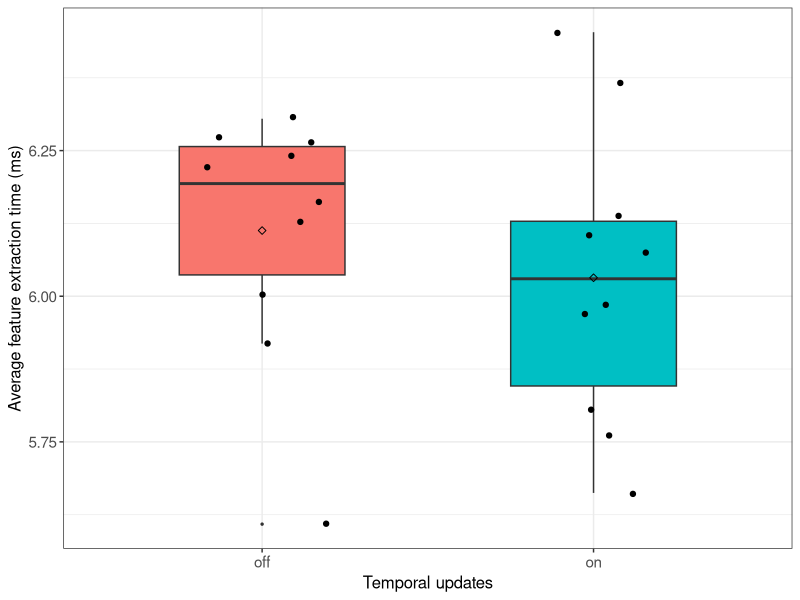
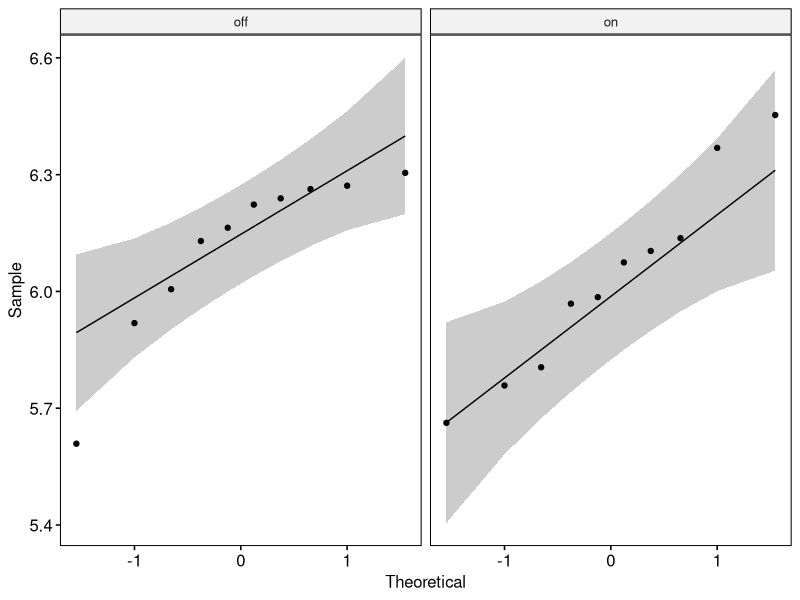

Write the R code that produced these figures, in order.
## ---- chunk 1
if (!require('tidyverse')) install.packages('tidyverse', dependencies = TRUE); library('tidyverse')
if (!require('ggpubr')) install.packages('ggpubr', dependencies = TRUE); library('ggpubr')
if (!require('rstatix')) install.packages('rstatix', dependencies = TRUE); library('rstatix')
if (!require('ggplot2')) install.packages('ggplot2', dependencies = TRUE); library('ggplot2')
## ---- chunk 2
data <- read.csv(file = '../../raw_data/test_temporal_updates/run_table.csv')
data <- subset(data, select = c(X__run_id, temporal_updates, avg_extraction_time_ms))
data$temporal_updates <- as.factor(data$temporal_updates)
data$avg_extraction_time_ms <- as.numeric(data$avg_extraction_time_ms)
## ---- chunk 3
data %>%
  group_by(temporal_updates) %>%
  get_summary_stats(avg_extraction_time_ms, type = "mean_sd")
## ---- chunk 4
ggplot(data, aes(x = temporal_updates, y = avg_extraction_time_ms, fill = temporal_updates)) +
  theme_bw() + 
  geom_boxplot(width = 0.5, outlier.size = 0.5) + 
  geom_jitter(width = 0.2) +
  stat_summary(fun = mean, color = 'black', geom = 'point', shape = 5, size = 1.5) +
  labs(x = "Temporal updates", y = "Average feature extraction time (ms)") +
  theme(legend.position = 'none') +
  theme(
    axis.title.x = element_text(size = 12, family = 'sans'),
    axis.title.y = element_text(size = 12, family = 'sans'),
    axis.text.x = element_text(size = 11, family = 'sans'),
    axis.text.y = element_text(size = 11, family = 'sans'),
    
  )
## ---- chunk 5
data %>% 
  group_by(temporal_updates) %>%
  identify_outliers(avg_extraction_time_ms)
## ---- chunk 6
ggqqplot(data, x = "avg_extraction_time_ms", facet.by = "temporal_updates")
## ---- chunk 7
data %>%
  group_by(temporal_updates) %>%
  shapiro_test(avg_extraction_time_ms)
## ---- chunk 8
data %>%
  rstatix::wilcox_test(avg_extraction_time_ms ~ temporal_updates) %>%
  add_significance()
